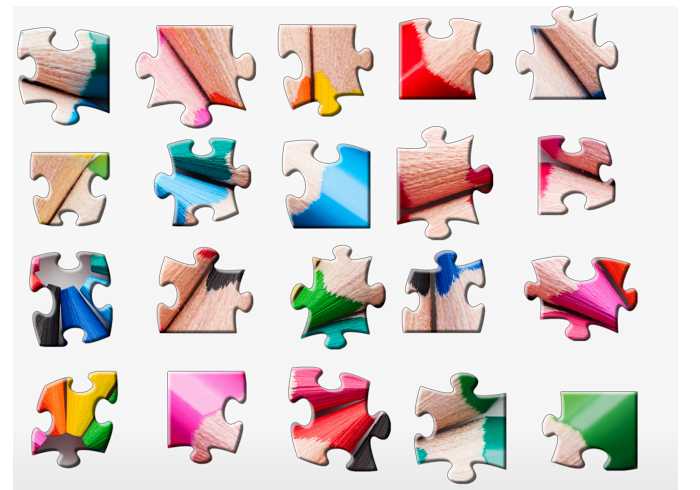
#> input picture ATESTING COLOUR.PNG, 700 x 490 px
$ python DvHpHough.py   (older library calls are emulated)
#> lines starting #> are read from the running program, lines starting #| are printed output that depends on the picture; after the words box and inside, x2 and y2 are one past the last pixel; in counts of white or black regions, pixels touching at a corner belong together
#!/usr/bin/python

# Standard imports
import cv2
import numpy as np;

# read the image throught an window frame
#imports for that
from tkinter import *
import generatePuzzle as gen
from tkinter import filedialog
from matplotlib import pyplot as plt
import math
# Read image
root = Tk()
root.title("jigsaw")
root.geometry("600x600")
filename = filedialog.askopenfilename( filetypes = ( ("testing files", "*.*"), ("All Files","*.*") ) )
#> the answer given: ATESTING COLOUR.PNG

im = cv2.imread(filename,0)
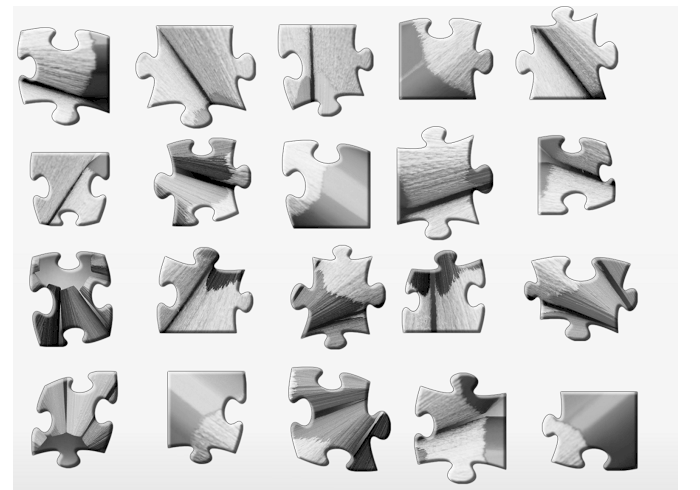
#> im: shape (490, 700); min 0, max 255, mean 213.2
#removing noise
img = cv2.imread(filename)
#> img is the input picture: shape (490, 700, 3); mean B, G, R 205.9, 207.7, 217.4
dst = cv2.fastNlMeansDenoisingColored(img,None,1,1,10,5)
imggry2 = cv2.cvtColor(dst,cv2.COLOR_RGB2GRAY)
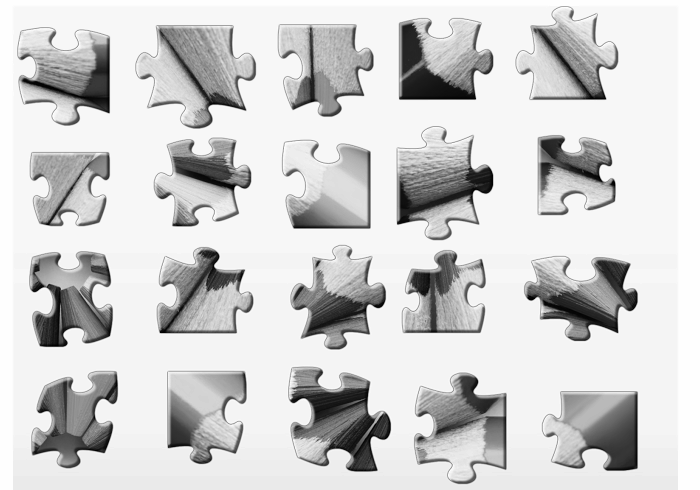
#> imggry2: shape (490, 700); min 0, max 254, mean 208.2
ret, thresh12 = cv2.threshold(imggry2, 230, 255, cv2.THRESH_BINARY_INV)
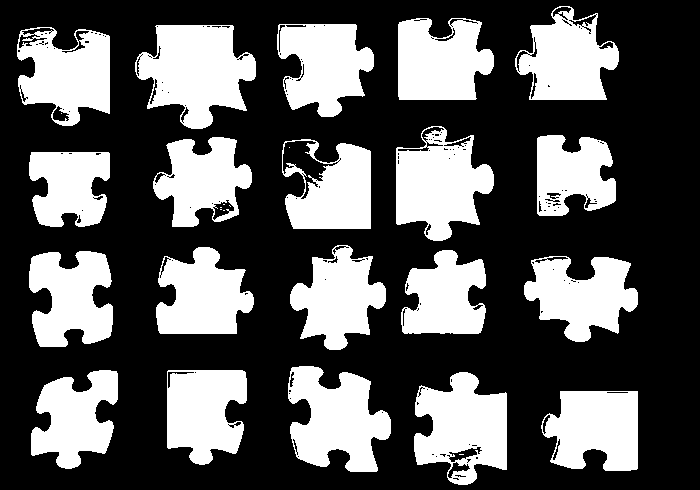
#> thresh12: shape (490, 700); 35.4% white; 28 white regions (8 under 20 px), largest, box (x1, y1, x2, y2) and area: (135, 25, 256, 129) 8098, (396, 126, 494, 241) 7145, (288, 366, 391, 472) 7073

#cv2.imshow("thresh sup ", thresh12)

imggry = cv2.cvtColor(img,cv2.COLOR_RGB2GRAY)


#finding contour for the binary images
ret, thresh = cv2.threshold(imggry, 230, 255, cv2.THRESH_BINARY_INV)
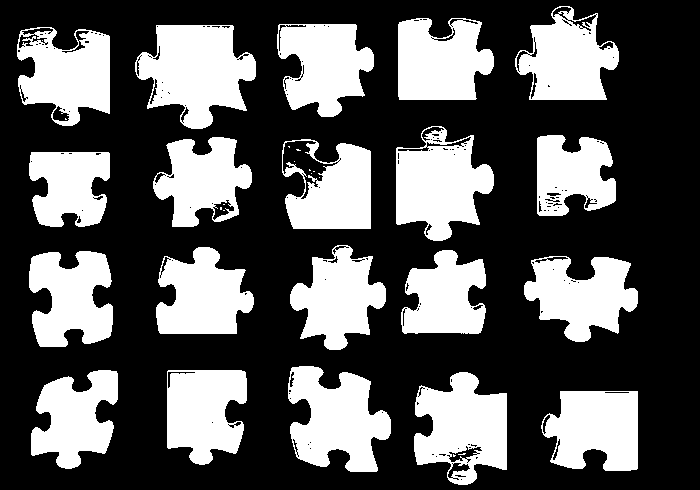
#> thresh: shape (490, 700); 35.3% white; 34 white regions (14 under 20 px)
# [5 lines of commented-out code are left out]
im2, contours, hierarchy = cv2.findContours(thresh, cv2.RETR_EXTERNAL, cv2.CHAIN_APPROX_SIMPLE)
#> contours = 20 contours; largest, box (x1, y1, x2, y2) and area: (135, 25, 256, 129) 8072, (396, 126, 494, 241) 7271, (414, 372, 507, 485) 7159, (288, 366, 391, 472) 6896, (17, 27, 110, 126) 6566


#maxArea = cv2.contourArea(contours[0])
xlow = []
xhigh = []
ylow = []
yhigh = []

#finding the low and high x,y point for each piece in the image
for cnt in range(0, len(contours)):

    if(cv2.contourArea(contours[cnt])<=500) :
        continue
    #print(contours[cnt])
    point=contours[cnt]
    # [11 lines of commented-out code are left out]
    txlow = contours[cnt][0][0][0]
    tyhigh = contours[cnt][0][0][1]
    tylow = contours[cnt][0][0][1]
    txhigh = contours[cnt][0][0][0]
    for pt in point:
        if(txlow>pt[0][0]):
            txlow = pt[0][0]
        if(tylow>pt[0][1]):
            tylow = pt[0][1]
        if(txhigh<pt[0][0]):
            txhigh = pt[0][0]
        if(tyhigh<pt[0][1]):
            tyhigh = pt[0][1]

       # [5 lines of commented-out code are left out]
    if(txlow == txhigh or txhigh==tyhigh):
        continue
    xlow.append(txlow-2)
    xhigh.append(txhigh+2)
    ylow.append(tylow-2)
    yhigh.append(tyhigh+2)
#> this loop made 20 passes
#> after the loop, xhigh = [639, 508, 248, 119, 392, 639, 114, 487, 255, 387, 111, 372, 253, 617, 495, 111, 257, 375, 495, 620]; xlow = [539, 412, 165, 29, 286, 522, 27, 399, 154, 288, 27, 280, 151, 535, 394, 15, 133, 275, 396, 513]; yhigh = [472, 486, 466, 470, 473, 343, 348, 335, 335, 351, 228, 230, 228, 217, 242, 127, 130, 118, 101, 101]; ylow = [389, 370, 368, 368, 364, 254, 249, 248, 245, 243, 150, 137, 135, 133, 124, 25, 23, 22, 16, 4]

    #cv2.imshow("DV ", img)
    #if cv2.waitKey(0) & 0xff == 27:
    #    continue;


images = []
#cv2.imshow("as", image[0][0])

#extracting each piece from the image given in teh system
for i in range(0, len(ylow)):
    images.append(img[ylow[i]:yhigh[i],xlow[i]:xhigh[i]])
#> this loop made 20 passes
#> after the loop, images = 20 items

k=0
ster = "Piece "
titles = []
for i in range(0, len(images)):
    tmpim=images[i]
    tmpim2=tmpim.copy()
    dst = cv2.fastNlMeansDenoisingColored(tmpim,None,10,20,7,5)
    gryPiec = cv2.cvtColor(dst,cv2.COLOR_RGB2GRAY)

    ret, threshPie = cv2.threshold(gryPiec, 230, 255, cv2.THRESH_BINARY_INV)
    im2Pi, contoursPi, hierarchyPi = cv2.findContours(threshPie, cv2.RETR_EXTERNAL, cv2.CHAIN_APPROX_TC89_KCOS)
    # [7 lines of commented-out code are left out]
    imgtest2 = np.zeros((500,500,3), np.uint8)
    xinital = 0
    yinital = 0
    xfinal = 0
    yfinal = 0
    for  cntP in range(0, len(contoursPi)):
        point = contoursPi[cntP]
        for pt in range(0, len(point)-1):
            ptPi = point[pt]
            ptPi2 = point[1+pt]
            x = ptPi[0][0]
            y = ptPi[0][1]
            x1= ptPi2[0][0]
            y1= ptPi2[0][1]
#> (the run stopped early here; a loop or call above may not have finished)

$ run again, on subpixel5.png
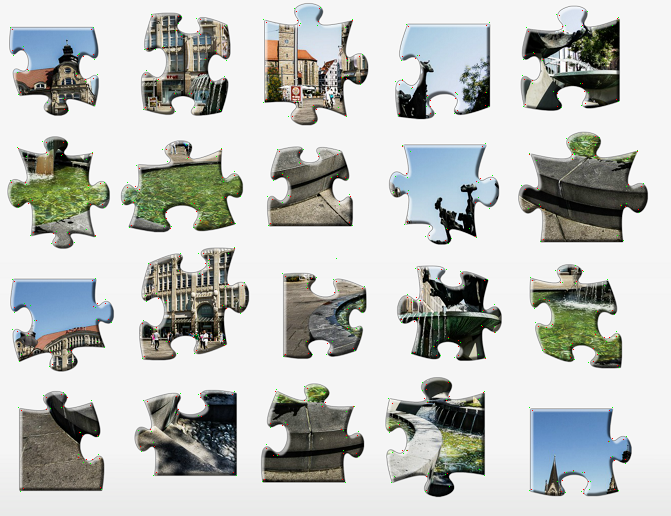
#> input picture subpixel5.png, 671 x 516 px
#> img is the input picture: shape (516, 671, 3); mean B, G, R 190.7, 193.6, 190.8
#> `ret, thresh12 = cv2.threshold(imggry2, 230, 255, cv2.THRESH_BINARY_INV)`:
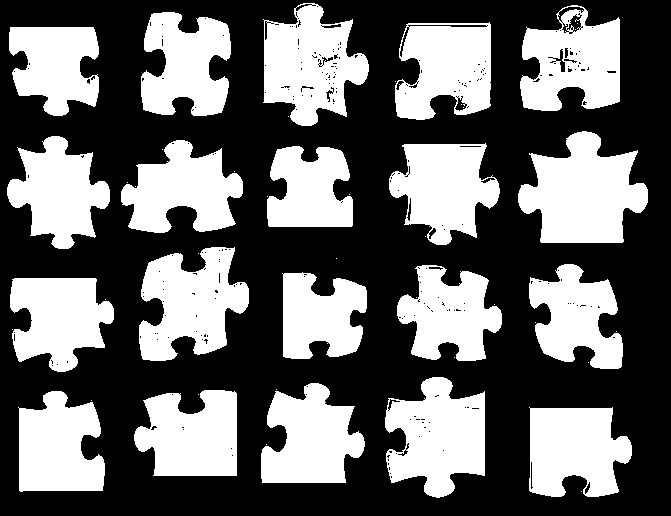
#> thresh12: shape (516, 671); 40.8% white; 48 white regions (28 under 20 px), largest, box (x1, y1, x2, y2) and area: (518, 131, 648, 243) 9493, (385, 377, 485, 498) 8292, (263, 3, 369, 126) 8150
#> thresh: shape (516, 671); 40.8% white; 49 white regions (29 under 20 px)
#> contours = 44 contours, 24 with area under 20; largest, box (x1, y1, x2, y2) and area: (518, 131, 648, 243) 9248, (263, 3, 369, 126) 8287, (385, 377, 485, 498) 8178, (139, 247, 249, 361) 7872, (520, 5, 620, 111) 7500
#> the loop `for cnt in range(0, len(contours)): ` made 44 passes
#> after the loop `for cnt in range(0, len(contours)):`: xhigh = [633, 106, 238, 366, 486, 115, 368, 503, 624, 250, 354, 501, 244, 111, 649, 100, 492, 232, 621, 370]; xlow = [527, 16, 132, 259, 383, 8, 280, 395, 527, 137, 265, 387, 119, 5, 516, 7, 393, 139, 518, 261]; yhigh = [498, 493, 477, 484, 499, 373, 360, 362, 370, 362, 228, 246, 234, 250, 244, 117, 121, 117, 112, 127]; ylow = [405, 389, 388, 381, 375, 276, 271, 263, 262, 245, 144, 141, 138, 134, 129, 25, 20, 10, 3, 1]
#> the loop `for i in range(0, len(ylow)):` made 20 passes
#> after the loop `for i in range(0, len(ylow)):`: images = 20 items
